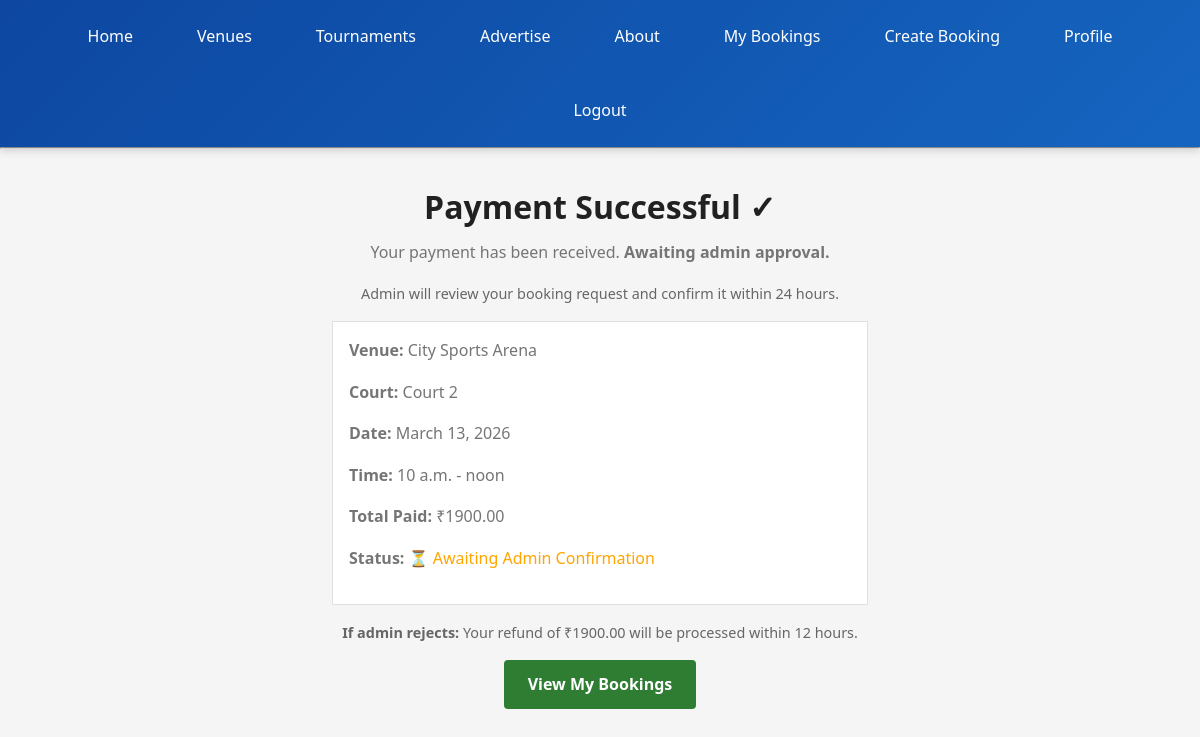
Page /booking/payment/success/8/ (signed in) on the committed database.
### booking/models.py (models this page shows, shortened)
class Booking(models.Model):
    STATUS_CHOICES = (
        ('confirmed', 'Confirmed'),
        ('cancelled', 'Cancelled'),
        ('pending', 'Pending'),
        ('completed', 'Completed'),
    )
    user = models.ForeignKey(settings.AUTH_USER_MODEL, related_name='bookings', on_delete=models.CASCADE)
    court = models.ForeignKey(Court, related_name='bookings', on_delete=models.CASCADE)
    date = models.DateField()
    start_time = models.TimeField()
    end_time = models.TimeField()
    number_of_players = models.PositiveIntegerField(default=8)
    total_price = models.DecimalField(max_digits=10, decimal_places=2, default=0)
    status = models.CharField(max_length=20, choices=STATUS_CHOICES, default='pending')
    notes = models.TextField(blank=True)
    created_at = models.DateTimeField(auto_now_add=True)
    updated_at = models.DateTimeField(auto_now=True)
    class Meta:
        ordering = ['-date', 'start_time']
        unique_together = ('court', 'date', 'start_time', 'status')

class Court(models.Model):
    venue = models.ForeignKey(Venue, related_name='courts', on_delete=models.CASCADE)
    name = models.CharField(max_length=50)
    capacity = models.PositiveIntegerField(default=8)
    price_per_hour = models.DecimalField(max_digits=10, decimal_places=2, default=500)
    description = models.TextField(blank=True)
    is_active = models.BooleanField(default=True)
    class Meta:
        ordering = ['name']

class Venue(models.Model):
    name = models.CharField(max_length=100)
    address = models.TextField(blank=True)
    city = models.CharField(max_length=100, blank=True)
    phone = models.CharField(max_length=15, blank=True)
    email = models.EmailField(blank=True)
    description = models.TextField(blank=True)
    rating = models.FloatField(default=4.5, validators=[MinValueValidator(0), MaxValueValidator(5)])
    created_at = models.DateTimeField(default=timezone.now)
    class Meta:
        ordering = ['name']

### booking/views.py (the view)
# urls.py: path('payment/success/<int:pk>/', booking_payment_success, name='booking_payment_success'),
@login_required
def booking_payment_success(request, pk):
    booking = get_object_or_404(Booking, pk=pk, user=request.user)
    return render(request, 'booking/payment_success.html', {'booking': booking})

### booking/context_processors.py (called while the page is built)
def active_ads(request):
    today = timezone.now().date()
    active_ads_qs = Advertisement.objects.filter(is_active=True, start_date__lte=today, end_date__gte=today)
    ads_by_position = {choice[0]: [] for choice in Advertisement.POSITION_CHOICES}
    for ad in active_ads_qs:
        ads_by_position.setdefault(ad.position, []).append(ad)
    return {
        'active_ads': ads_by_position,
    }

### myproject/context_processors.py (called while the page is built)
def admin_email(request):
    return {'ADMIN_EMAIL': settings.ADMIN_EMAIL}

### templates/booking/payment_success.html
{% extends 'base.html' %}
{% block content %}
<div class="container" style="max-width:600px; margin:2rem auto; text-align:center;">
    <h2>Payment Successful ✓</h2>
    <p>Your payment has been received. <strong>Awaiting admin approval.</strong></p>
    <p style="color: #666; font-size: 0.9rem;">Admin will review your booking request and confirm it within 24 hours.</p>
    <div class="booking-summary" style="background:#fff;padding:1rem;border:1px solid var(--neutral-border);margin:1rem 0; text-align:left;">
        <p><strong>Venue:</strong> {{ booking.court.venue.name }}</p>
        <p><strong>Court:</strong> {{ booking.court.name }}</p>
        <p><strong>Date:</strong> {{ booking.date }}</p>
        <p><strong>Time:</strong> {{ booking.start_time }} - {{ booking.end_time }}</p>
        <p><strong>Total Paid:</strong> ₹{{ booking.total_price }}</p>
        <p><strong>Status:</strong> <span style="color:orange;">⏳ Awaiting Admin Confirmation</span></p>
    </div>
    <p style="font-size:0.9rem; color:#666; margin:1rem 0;">
        <strong>If admin rejects:</strong> Your refund of ₹{{ booking.total_price }} will be processed within 12 hours.
    </p>
    <a href="{% url 'booking_list' %}" class="btn btn-success">View My Bookings</a>
</div>
{% endblock %}

### static/css/style.css (style rules this page uses)
:root { --primary-color: #1565c0; --primary-dark: #0d47a1; --primary-light: #42a5f5; --accent-color: #ff6f00; --success-color: #2e7d32; --danger-color: #c62828; --warning-color: #f57c00; --neutral-bg: #f5f5f5; --neutral-border: #e0e0e0; --text-primary: #212121; --text-secondary: #757575; --shadow-sm: 0 2px 4px rgba(0,0,0,0.1); --shadow-md: 0 4px 8px rgba(0,0,0,0.15); --shadow-lg: 0 8px 16px rgba(0,0,0,0.2); }
* { margin: 0; padding: 0; box-sizing: border-box; }
html { scroll-behavior: smooth; }
body { font-family: 'Segoe UI', Tahoma, Geneva, Verdana, sans-serif; background-color: var(--neutral-bg); color: var(--text-primary); line-height: 1.6; }
h1, h2, h3, h4, h5, h6 { font-weight: 600; margin-bottom: 0.5rem; color: var(--text-primary); }
h2 { font-size: 2rem; }
p { color: var(--text-secondary); margin-bottom: 1rem; }
a { color: var(--primary-color); text-decoration: none; transition: color 0.3s ease; }
.btn { display: inline-block; padding: 0.75rem 1.5rem; font-weight: 600; text-decoration: none; border-radius: 4px; transition: all 0.3s ease; border: none; cursor: pointer; font-size: 1rem; }
.btn-primary, .btn { background-color: var(--accent-color); color: white; }
.btn-success { background-color: var(--success-color); color: white; }
.container { max-width: 1200px; margin: 2rem auto; padding: 0 2rem; width: 100%; }

### rows in the picture
Booking: court.venue.name "City Sports Arena", court.name "Court 2", date "March 13, 2026", start_time "10 a.m.", end_time "noon", total_price "1900.00"
